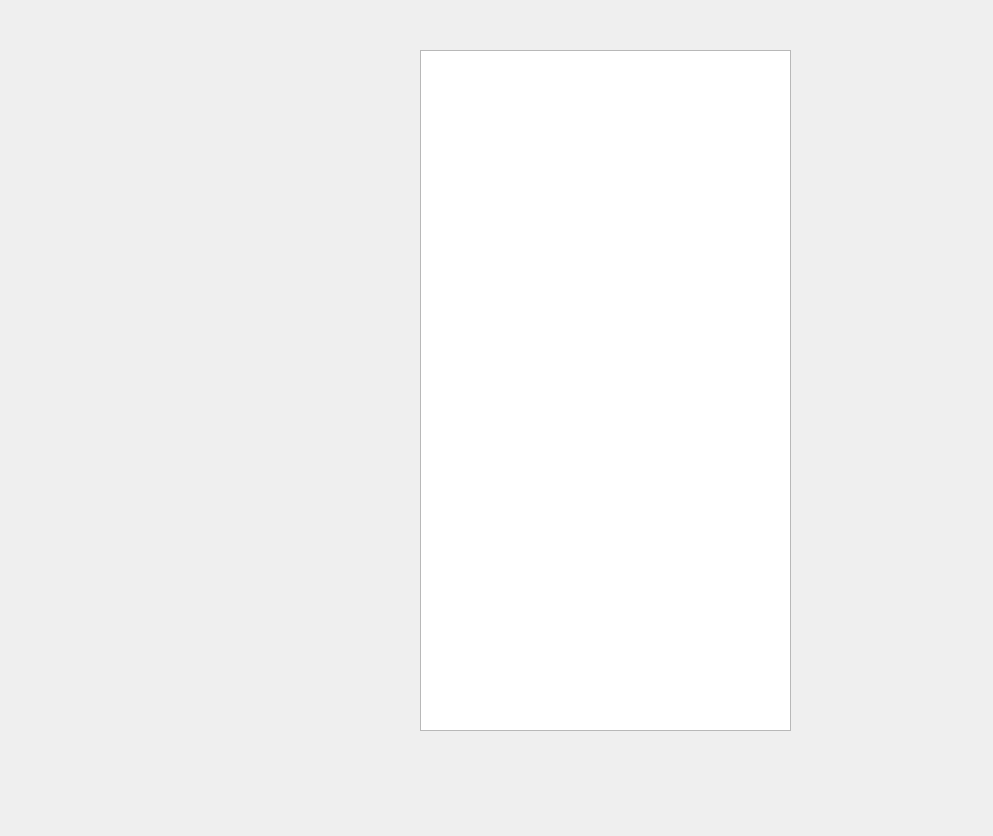
<?xml version="1.0" encoding="UTF-8"?>
<ui version="4.0">
 <class>Form</class>
 <widget class="QWidget" name="Form">
  <property name="geometry">
   <rect>
    <x>0</x>
    <y>0</y>
    <width>993</width>
    <height>836</height>
   </rect>
  </property>
  <property name="windowTitle">
   <string>Form</string>
  </property>
  <widget class="QStackedWidget" name="stackedWidget">
   <property name="geometry">
    <rect>
     <x>420</x>
     <y>40</y>
     <width>401</width>
     <height>701</height>
    </rect>
   </property>
   <property name="currentIndex">
    <number>0</number>
   </property>
   <widget class="QWidget" name="page">
    <widget class="QGraphicsView" name="graphicsView">
     <property name="geometry">
      <rect>
       <x>0</x>
       <y>10</y>
       <width>371</width>
       <height>681</height>
      </rect>
     </property>
    </widget>
   </widget>
   <widget class="QWidget" name="page_2">
    <widget class="QLabel" name="label">
     <property name="geometry">
      <rect>
       <x>0</x>
       <y>0</y>
       <width>211</width>
       <height>211</height>
      </rect>
     </property>
     <property name="text">
      <string>TextLabel</string>
     </property>
    </widget>
    <widget class="QLabel" name="label_2">
     <property name="geometry">
      <rect>
       <x>210</x>
       <y>10</y>
       <width>161</width>
       <height>91</height>
      </rect>
     </property>
     <property name="text">
      <string>TextLabel</string>
     </property>
    </widget>
   </widget>
  </widget>
 </widget>
 <resources/>
 <connections/>
</ui>
